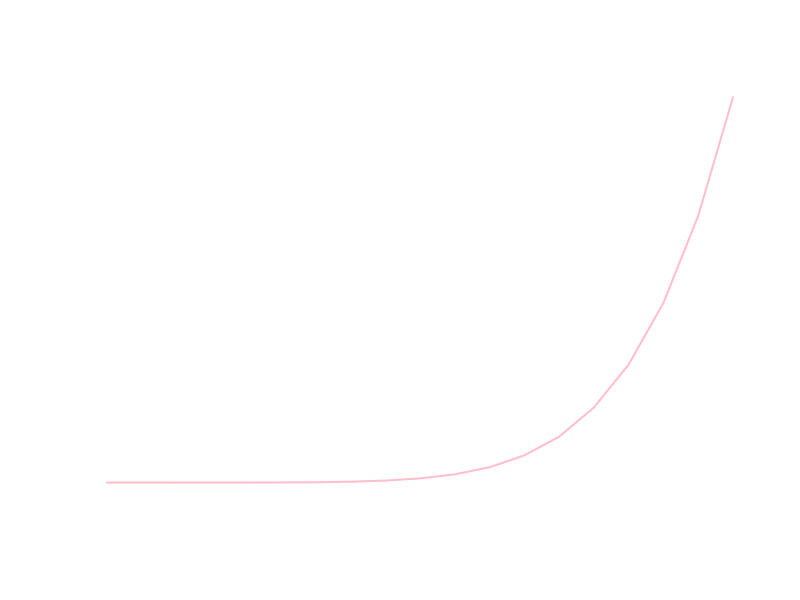

Generate this figure with R: (Note: this script raises an error after producing the figure.)
## ---- chunk 1
knitr::opts_chunk$set(echo = TRUE)
## ---- chunk 2
summary(cars)
## ---- chunk 3
plot(pressure, col="pink", type="l", lw=2)
